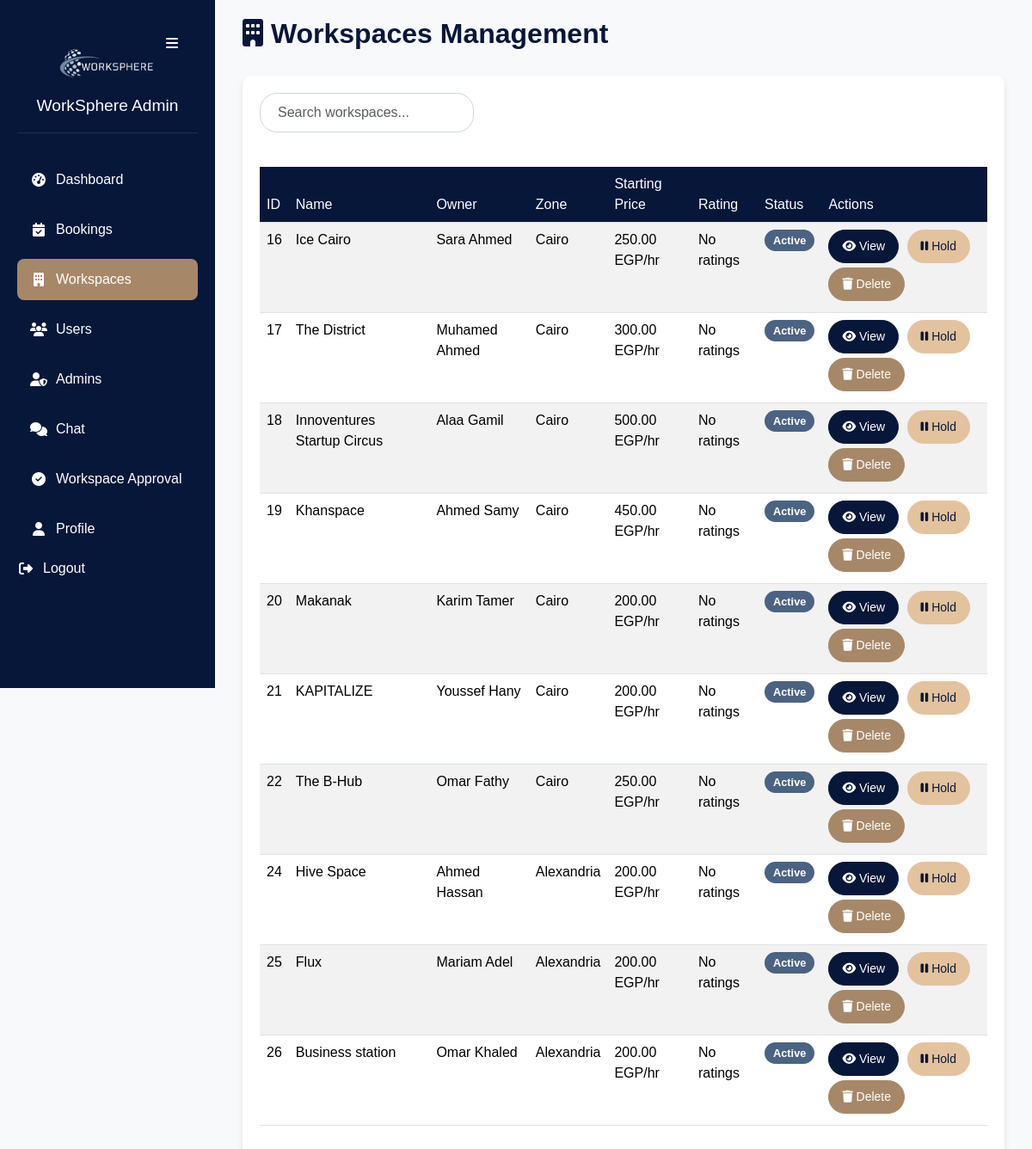
Page /admin/workspaces_list.php (signed in) on the earlier database version.
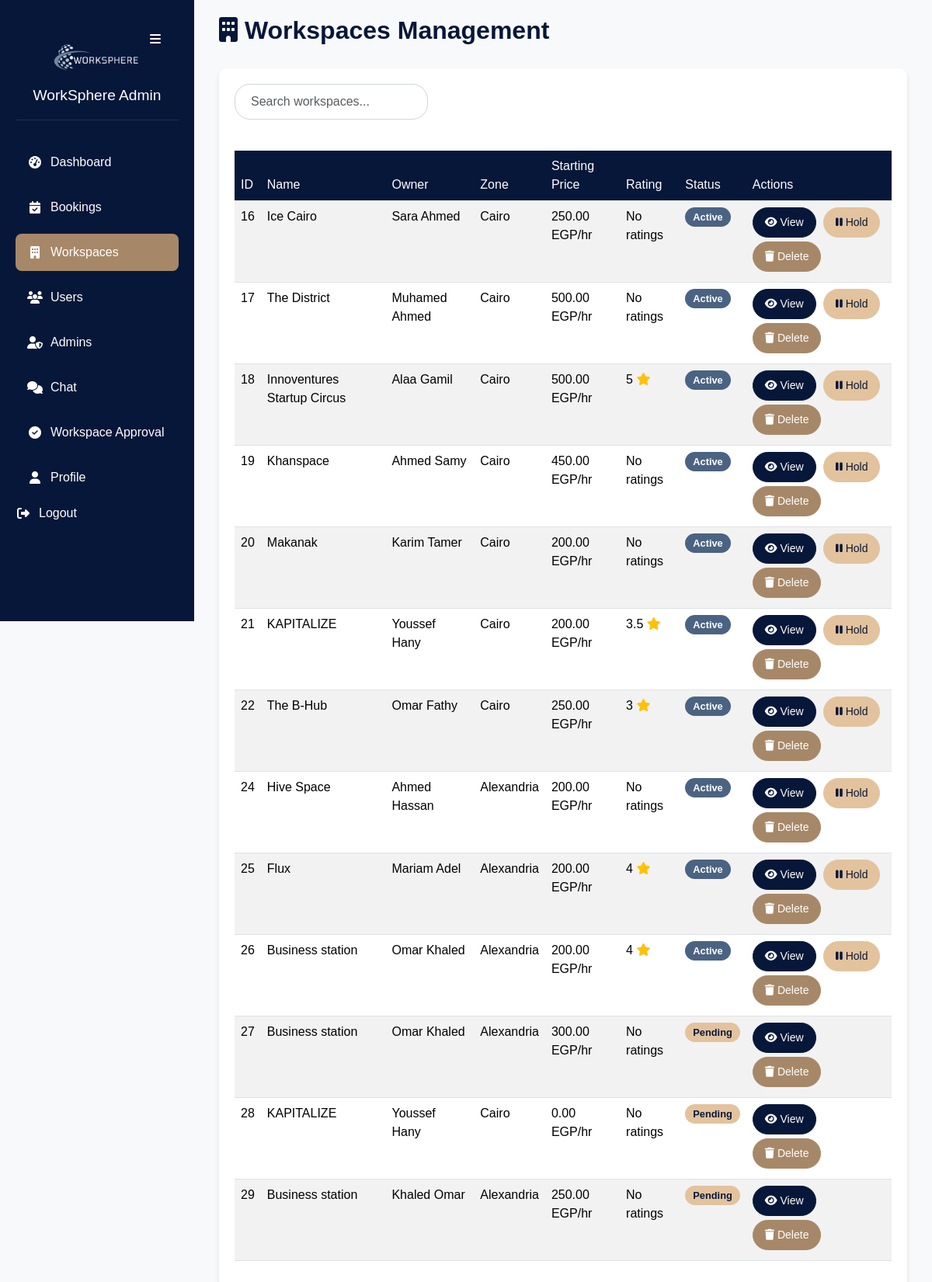
Same page on the later database version.
### tables this page shows
CREATE TABLE `workspaces` (
  `workspace_id` int(11) NOT NULL,
  `user_id` int(11) NOT NULL,
  `name` varchar(255) NOT NULL,
  `location` varchar(255) NOT NULL,
  `description` longtext DEFAULT NULL,
  `price/hr` float DEFAULT NULL,
  `zone_id` int(11) NOT NULL,
  `created_at` timestamp NOT NULL DEFAULT current_timestamp(),
  `Availability` tinyint(4) NOT NULL DEFAULT 1,
  `latitude` float(10,6) NOT NULL,
  `longitude` float(10,6) NOT NULL
);

CREATE TABLE `users` (
  `user_id` int(11) NOT NULL,
  `name` varchar(255) NOT NULL,
  `email` varchar(255) NOT NULL,
  `phone` varchar(15) NOT NULL,
  `password` varchar(255) NOT NULL,
  `age` int(11) DEFAULT NULL,
  `job_title` varchar(255) DEFAULT NULL,
  `image` longtext DEFAULT 'default.png',
  `location` varchar(255) DEFAULT NULL,
  `created_at` timestamp NOT NULL DEFAULT current_timestamp(),
  `role_id` int(11) DEFAULT NULL,
  `last_seen` datetime NOT NULL DEFAULT current_timestamp(),
  `company_name` varchar(255) DEFAULT NULL,
  `contact_info` varchar(255) DEFAULT NULL,
  `company_type` varchar(255) DEFAULT NULL,
  `zone_id` int(11) DEFAULT NULL,
  `portfolio` longtext DEFAULT NULL,
  `action` varchar(255) NOT NULL DEFAULT 'active'
);

CREATE TABLE `zone` (
  `zone_id` int(11) NOT NULL,
  `zone_name` varchar(255) NOT NULL
);

### admin/workspaces_list.php (the view, shortened to what the changed rows need)
<?php
include "sidebar.php";
$workspaces_query = "SELECT
    w.workspace_id,
    w.name,
    w.created_at,
    w.Availability,
    z.zone_name,
    u.name AS owner_name,
    COALESCE(MIN(r.`p/hr`), 0) AS starting_price,
    COALESCE(AVG(rv.rating), 0) AS avg_rating
FROM `workspaces` w
LEFT JOIN `rooms` r ON w.`workspace_id` = r.`workspace_id`
LEFT JOIN `zone` z ON w.`zone_id` = z.`zone_id`
LEFT JOIN `users` u ON w.`user_id` = u.`user_id`
LEFT JOIN `bookings` b ON r.`room_id` = b.`room_id`
LEFT JOIN `reviews` rv ON b.`booking_id` = rv.`booking_id`
GROUP BY w.workspace_id";
$workspaces_result = mysqli_query($connect, $workspaces_query);
?>
<!DOCTYPE html>
<html lang="en">
<head>
    <link rel="stylesheet" href="https://cdnjs.cloudflare.com/ajax/libs/bootstrap/5.3.3/css/bootstrap.min.css">
    <link rel="stylesheet" href="https://cdnjs.cloudflare.com/ajax/libs/font-awesome/6.4.0/css/all.min.css">
    <link rel="stylesheet" href="https://cdn.jsdelivr.net/npm/sweetalert2@11/dist/sweetalert2.min.css">
</head>
<body>
    <div class="main-content" id="mainContent">
        <div class="container-fluid">
            <h2><i class="fas fa-building"></i> Workspaces Management</h2>
            <div class="table-container">
                <div class="table-responsive">
                    <table class="table table-striped table-hover">
                        <thead>
                            <tr>
                                <th>ID</th>
                                <th>Name</th>
                                <th>Owner</th>
                                <th>Zone</th>
                                <th>Starting Price</th>
                                <th>Rating</th>
                                <th>Status</th>
                                <th>Actions</th>
                            </tr>
                        </thead>
                        <tbody>
                            <?php
                            if (mysqli_num_rows($workspaces_result) > 0) {
                                while ($row = mysqli_fetch_assoc($workspaces_result)) {
                                    $status_class = '';
                                    $status_text = '';
                                    switch ($row['Availability']) {
                                        case 2:
                                            $status_class = 'status-2';
                                            $status_text = 'Active';
                                            break;
                                        case 1:
                                            $status_class = 'status-1';
                                            $status_text = 'Pending';
                                            break;
                                    }
                                    ?>
                                    <tr>
                                        <td><?php echo htmlspecialchars($row['workspace_id']); ?></td>
                                        <td><?php echo htmlspecialchars($row['name']); ?></td>
                                        <td><?php echo htmlspecialchars($row['owner_name']); ?></td>
                                        <td><?php echo htmlspecialchars($row['zone_name']); ?></td>
                                        <td><?php echo number_format($row['starting_price'], 2); ?> EGP/hr</td>
                                        <td>
                                            <?php
                                            $rating = round($row['avg_rating'], 1);
                                            echo $rating > 0 ? $rating . ' <i class="fas fa-star text-warning"></i>' : 'No ratings';
                                            ?>
                                        </td>
                                        <td><span class="status-badge <?php echo $status_class; ?>"><?php echo $status_text; ?></span></td>
                                        <td class="action-buttons">
                                            <?php if ($row['Availability'] == 1) { ?>
                                                <a href="workspace_approval.php?ws_id=<?php echo $row['workspace_id']; ?>" class="btn btn-primary btn-sm">
                                                    <i class="fas fa-eye"></i> View
                                                </a>
                                            <?php } else { ?>
                                                <a href="../workspace_details.php?ws_id=<?php echo $row['workspace_id']; ?>" class="btn btn-primary btn-sm">
                                                    <i class="fas fa-eye"></i> View
                                                </a>
                                            <?php } ?>
                                            <?php if ($row['Availability'] == 2) { ?>
                                                <a href="?action=hold&id=<?php echo $row['workspace_id']; ?>" class="btn btn-warning btn-sm">
                                                    <i class="fas fa-pause"></i> Hold
                                                </a>
                                            <?php } else if ($row['Availability'] == 3) { ?>
                                                <a href="?action=unhold&id=<?php echo $row['workspace_id']; ?>" class="btn btn-success btn-sm">
                                                    <i class="fas fa-play"></i> Activate
                                                </a>
                                            <?php } ?>
                                            <a href="?action=delete&id=<?php echo $row['workspace_id']; ?>" class="btn btn-danger btn-sm">
                                                <i class="fas fa-trash"></i> Delete
                                            </a>
                                        </td>
                                    </tr>
                                    <?php
                                }
                            } else {
                                echo '<tr><td colspan="8" class="text-center">No workspaces found</td></tr>';
                            }
                            ?>
                        </tbody>
                    </table>
                </div>
            </div>
        </div>
    </div>
</body>
</html>

Differences in the rows shown:
computed for workspaces "The District": starting_price "300.00" → "500.00"
shown differently, row unchanged: workspaces "Innoventures Startup Circus": rating (not shown) → "5"; no longer shows "No ratings"
shown differently, row unchanged: workspaces id 21: rating (not shown) → "3.5"; no longer shows "No ratings"
shown differently, row unchanged: workspaces "The B-Hub": rating (not shown) → "3"; no longer shows "No ratings"
shown differently, row unchanged: workspaces "Flux": rating (not shown) → "4"; no longer shows "No ratings"
shown differently, row unchanged: workspaces id 26: rating (not shown) → "4"; no longer shows "No ratings"
added workspaces: workspace_id "27", name "Business station", user.name "Omar Khaled", zone.zone_name "Alexandria", starting_price "300.00", shows "No ratings", Availability "Pending"
added workspaces: workspace_id "28", name "KAPITALIZE", user.name "Youssef Hany", zone.zone_name "Cairo", starting_price "0.00", shows "No ratings", Availability "Pending"
added workspaces: workspace_id "29", name "Business station", user.name "Khaled Omar", zone.zone_name "Alexandria", starting_price "250.00", shows "No ratings", Availability "Pending"
